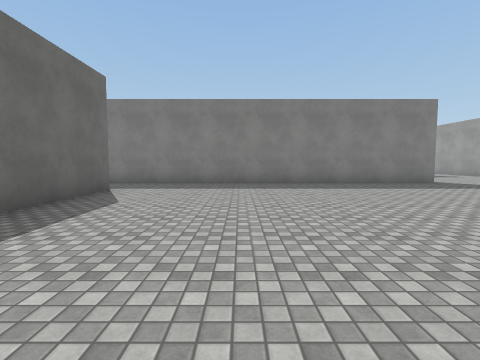
view 1 (above)

24 first-person views from a walk through a scene from a Unity 3-D project. The camera is 1.4 m above the floor, tilts 4° down and sees 85° across. The floor is counted in squares, 2 m on a side. Each view is taken from the middle of a square. On the plan, view 1 faces up. The plan holds only what a view shows up to about 9 squares ahead; the rest is blank. The place goes on beyond the plan. Surface patterns are stand-ins for the level's own textures.

view 2
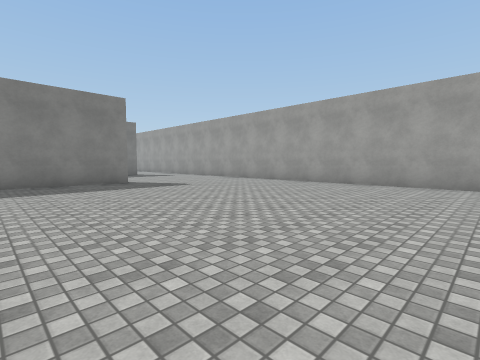

view 3
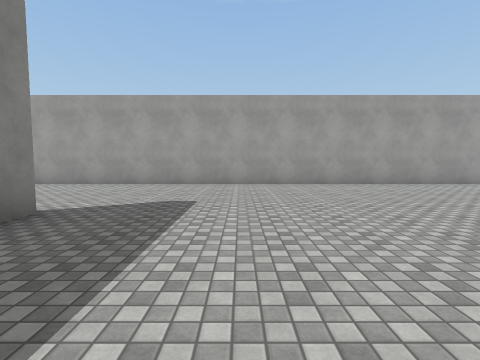

view 4
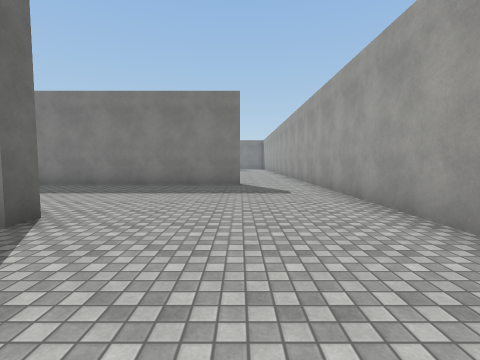

view 5
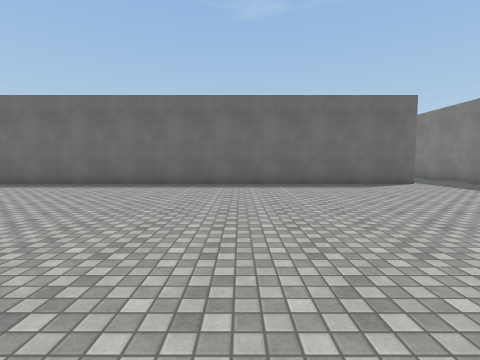

view 6
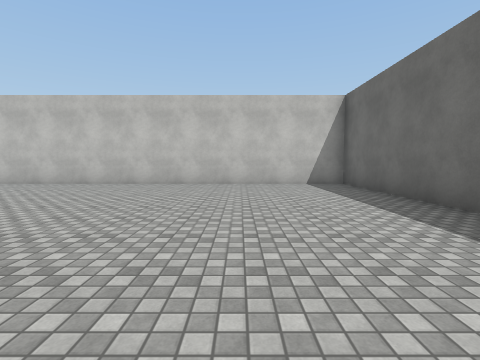

view 7
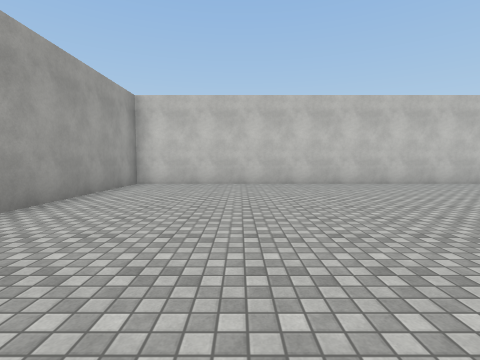

view 8
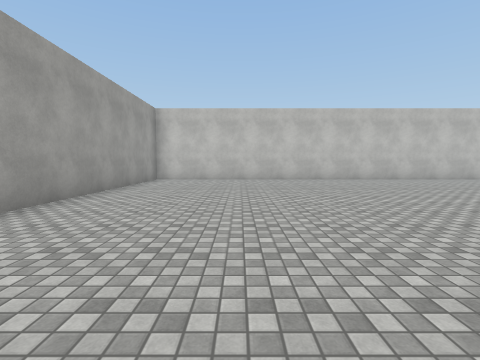

view 9
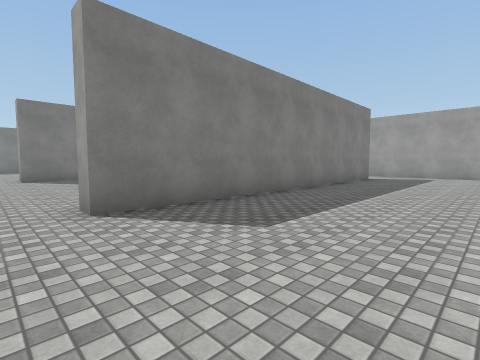

view 10
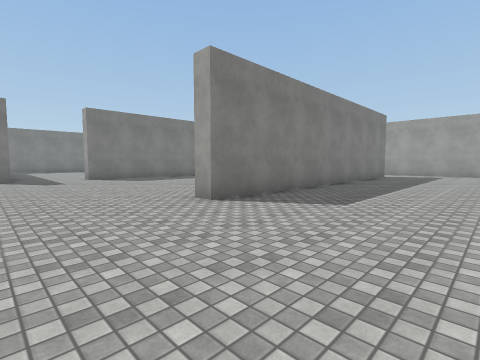

view 11
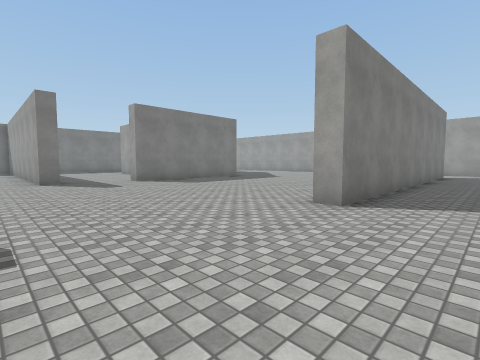

view 12
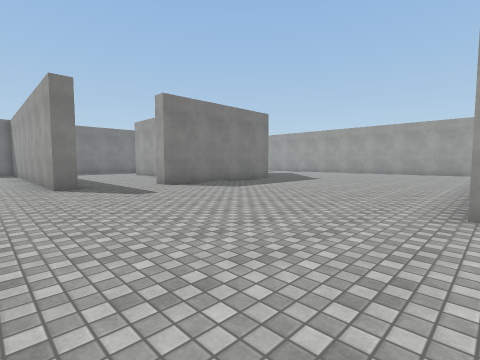

view 13
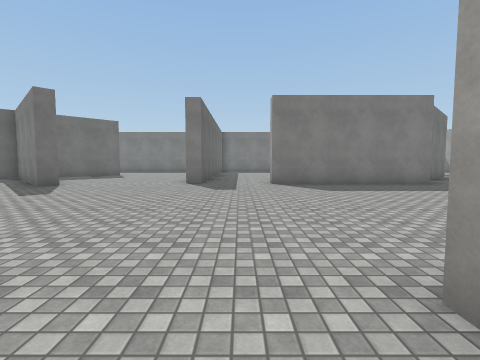

view 14
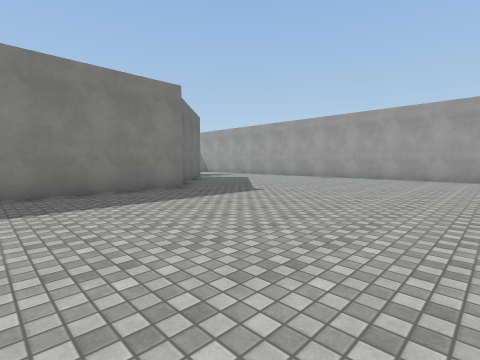

view 15
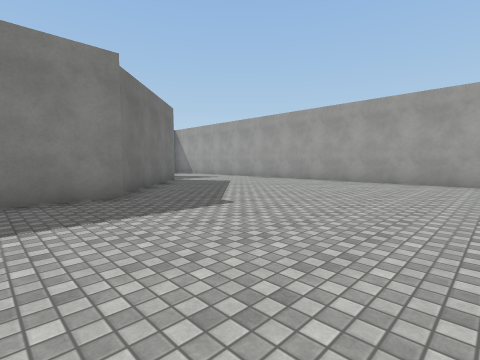

view 16
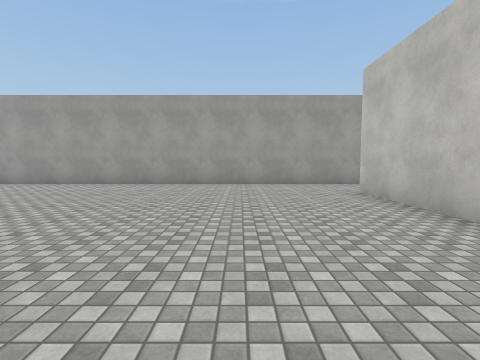

view 17
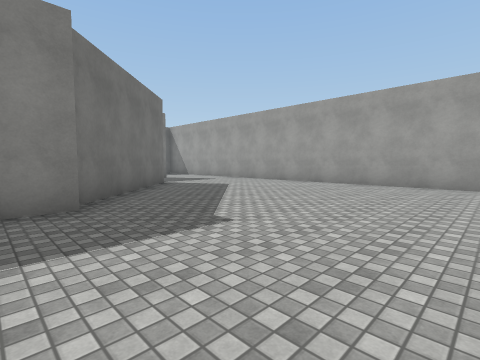

view 18
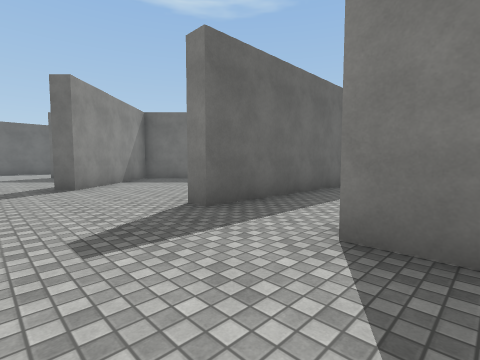

view 19
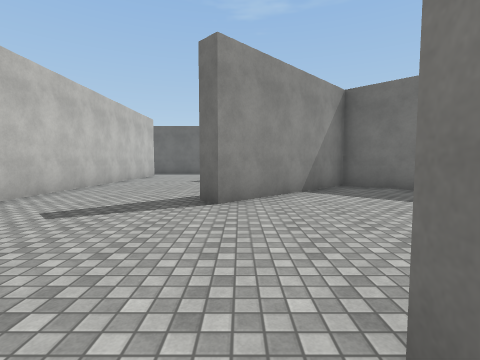

view 20
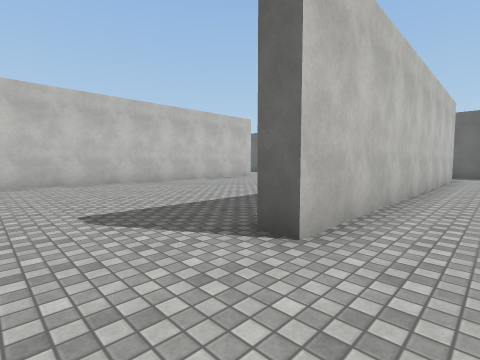

view 21
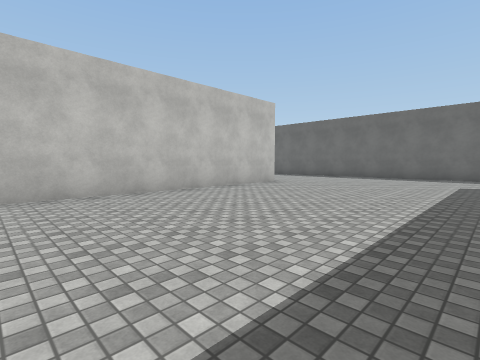

view 22
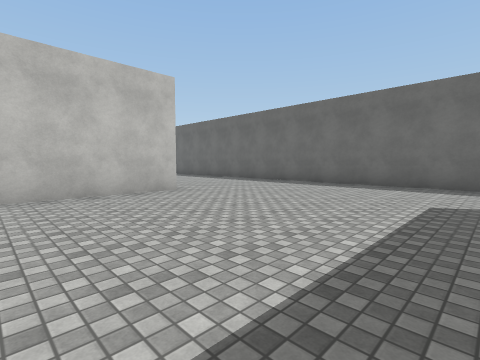

view 23
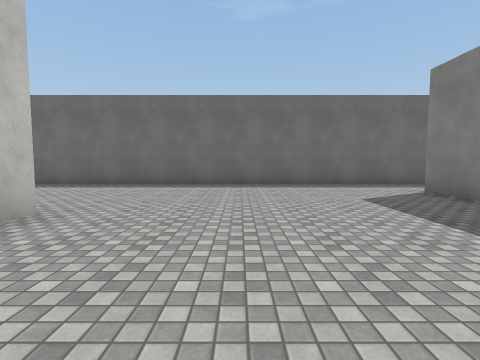

view 24
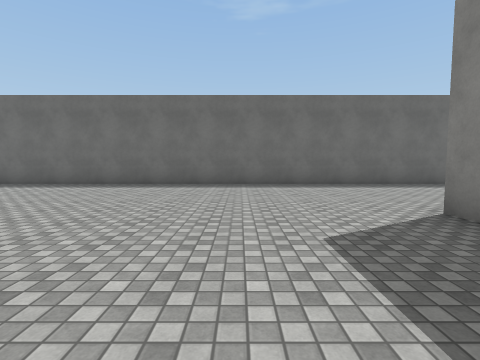

### Floor plan
Points are (right, up) in squares from view 1. A wall is a line through its corners. A room is listed if a view was taken in it or the views show most of it. See-through windows are left out.
Room 1 (views 1, 2, 3, 4, 5, 6, 7, 8)
walls: (6.5, 9.2) (6.5, 8.7) (-3.4, 8.7); (-3.2, 6.6) (-3.2, -8.2) (11.3, -8.2) (11.3, 14.5); (9, 13.7) (-1, 13.7) (-1, 14.2)
ways out: opening at (-3, 7.5) to room 2; opening at (-1, 12) to room 2; opening at (10.5, 14) to room 2
Room 2 (views 9, 10, 11, 12, 13, 14, 15, 16, 17, 18, 19, 20, 21, 22, 23, 24)
walls: (-3.4, 8.7) (-4.4, 8.7); (-12.9, 8.7) (-13.5, 8.7); (-13.6, 9.3) (-4.2, 9.3); (-14.5, 16.3) (-16, 16.3); (-15.5, 16.8) (-6, 16.8) (-6, 16.2); (-18.3, 17.9) (-18.3, -1.6); (-10.2, 23.5) (-7.3, 20.6) (-7.6, 20.3) (-9.4, 22); (-3.2, 23.5) (-3.2, 21.5) (-3.7, 21.5) (-3.7, 23.5); (5.9, 14.2) (9, 14.2); (4.1, 21.2) (-1, 21.2) (-1, 21.8); (5.9, 23.6) (4.1, 21.7); (11.3, 14.5) (11.3, 23.5)
ways out: opening at (-3, 7.5) to room 1; opening at (-1, 12) to room 1; opening at (10.5, 14) to room 1

Where each view was taken, in squares from view 1:
view 1: 0 up, 0 right, facing up
view 2: 0 up, 3 right, facing up-right
view 3: 6 up, 3 right, facing right
view 4: 6 up, 9 right, facing up
view 5: 1 up, 5 right, facing left
view 6: 0 up, 0 right, facing down
view 7: 0 up, 8 right, facing down
view 8: 2 up, 8 right, facing down
view 9: 10 up, 2 left, facing up-right
view 10: 10 up, 4 left, facing up-right
view 11: 12 up, 5 left, facing up-right
view 12: 14 up, 5 left, facing up-right
view 13: 13 up, 2 left, facing up
view 14: 15 up, 0 right, facing up-right
view 15: 16 up, 2 right, facing up-right
view 16: 17 up, 3 right, facing right
view 17: 17 up, 3 right, facing up-right
view 18: 19 up, 0 right, facing up-left
view 19: 21 up, 3 left, facing left
view 20: 18 up, 4 left, facing down-left
view 21: 15 up, 6 left, facing down-left
view 22: 15 up, 10 left, facing down-left
view 23: 12 up, 10 left, facing left
view 24: 6 up, 10 left, facing left
